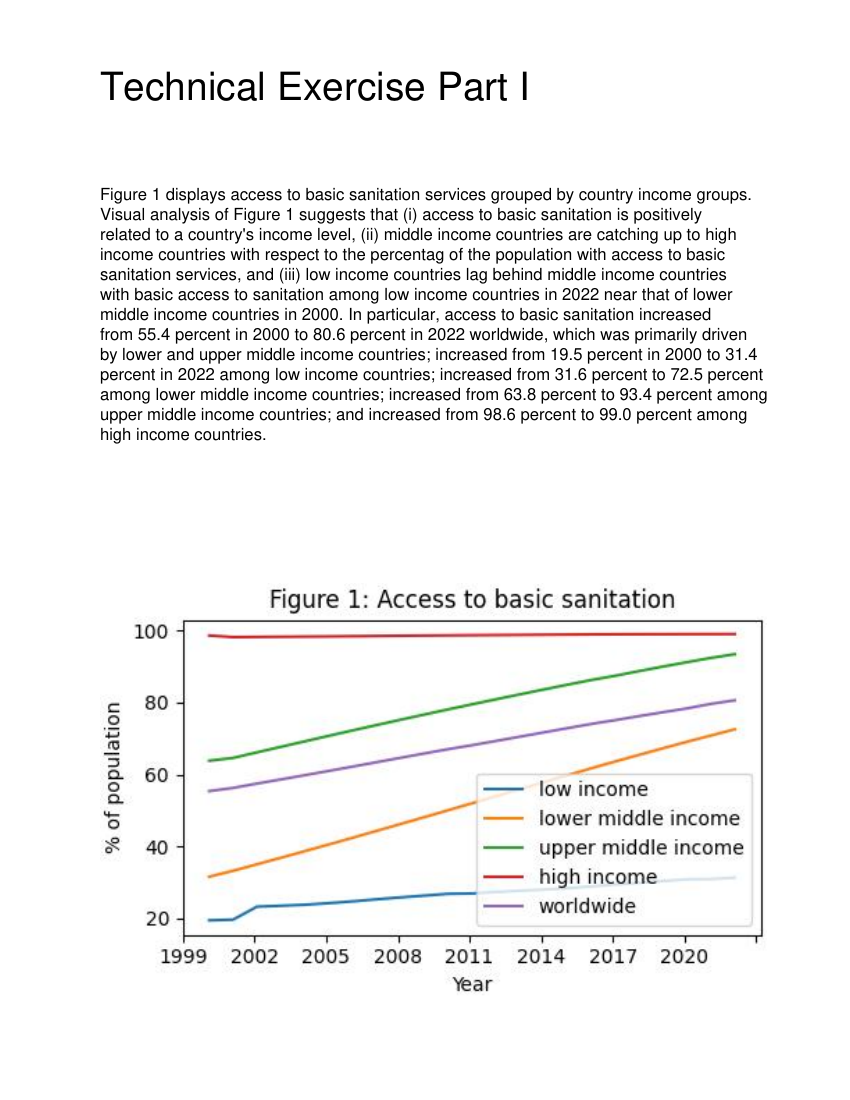

Here is the Python script that generated this plot:
import json
import time

import requests
import numpy as np
import pandas as pd
import pyarrow as pa
import matplotlib.pyplot as plt

from reportlab.pdfgen import canvas
from reportlab.lib import colors, units
from reportlab.lib.pagesizes import letter


def query_data():
    '''this function returns json data from the api response'''
    pg = 1
    pp = 20000
    urls = [
        f"https://api.worldbank.org/v2/country/all/indicators/SH.STA.BASS.ZS?date=1960:2024&source=2&format=json&per_page={pp}&page={pg}",
    ]

    # variables for info on pages and entries from api response 
    data = []
    total = 0

    for url in urls:
        req = requests.get(url)
        if req.status_code != requests.codes.ok:
            print(f"request error {req.status_code}")

        # get data from api response
        resp = req.json()

        # get info on pages and entries from api response
        pages, entries = resp[0]['pages'], resp[0]['total']
        total += entries
        print(f"{pages} pages with {entries} entries")

        # append data entries from api response
        objs = resp[1]
        print(f"response has {len(objs)} objects")
        for i in range(len(objs)):
            objs[i]["country_id"] = objs[i]["country"]["id"]
            data.append(objs[i])
        time.sleep(2) # respect possible api rate limits

    return data

def load_data(fp):
    '''this function returns json data from a json file'''
    with open(fp, "r") as source:
        data = json.load(source)

    return data

def wrangle_data(data):
    '''this function returns the data as a useful dataframe'''
    df = pd.DataFrame(data)
    df = df.set_index(["date"])

    # get list of countries
    countries = sorted(set(df["country_id"]))

    # create sub dataframe for analysis
    sub = pd.DataFrame()

    # concat series for each country as column
    for country in countries:
        ds = df["value"][df["country_id"] == country]
        sub = pd.concat([sub, ds.rename(country)], axis=1)
    sub.sort_index(inplace=True)

    return sub

def visualize_data(df, jpg):
    '''this function generates the figure & saves as a png'''
    fig, ax = plt.subplots(figsize=(4.8,3), layout='constrained')
    ax.plot(df.index, df['XM'], label='low income')
    ax.plot(df.index, df['XN'], label='lower middle income')
    ax.plot(df.index, df['XT'], label='upper middle income')
    ax.plot(df.index, df['XD'], label='high income')
    ax.plot(df.index, df['1W'], label='worldwide')
    ax.set_xlabel('Year')
    xstart, xend = ax.get_xlim()
    ax.xaxis.set_ticks(np.arange(xstart, xend, 3))
    ax.set_ylabel('% of population')
    ax.set_title('Figure 1: Access to basic sanitation')
    ax.legend(loc="best")

    plt.savefig(jpg)

def report_data(jpg):
    '''this function generates a pdf report with a png image'''
    file_name = "TechnicalExercisePartI.pdf"
    doc_title = 'Technical Exercise Part I'
    title = 'Technical Exercise Part I'
    #sub_title = 'Explore relations among access to sanitaion across time and country income groups'
    doc_text = [
        "Figure 1 displays access to basic sanitation services grouped by country income groups. ",
        "Visual analysis of Figure 1 suggests that (i) access to basic sanitation is positively ",
        "related to a country's income level, (ii) middle income countries are catching up to high ",
        "income countries with respect to the percentag of the population with access to basic ",
        "sanitation services, and (iii) low income countries lag behind middle income countries ",
        "with basic access to sanitation among low income countries in 2022 near that of lower ",
        "middle income countries in 2000. In particular, access to basic sanitation increased ",
        "from 55.4 percent in 2000 to 80.6 percent in 2022 worldwide, which was primarily driven ",
        "by lower and upper middle income countries; increased from 19.5 percent in 2000 to 31.4 ",
        "percent in 2022 among low income countries; increased from 31.6 percent to 72.5 percent ",
        "among lower middle income countries; increased from 63.8 percent to 93.4 percent among ",
        "upper middle income countries; and increased from 98.6 percent to 99.0 percent among ",
        "high income countries.",
    ]
    #doc_image = "chart.jpg"

    # create pdf object & set document title
    pdf = canvas.Canvas(file_name, pagesize=letter)
    pdf.setTitle(doc_title)

    # insert title
    pdf.setFont('Helvetica', 28)
    pdf.drawString(1*units.inch, 10*units.inch, title)

    ## insert subtitle
    #pdf.setFont('Helvetica', 14)
    #pdf.drawString()

    # insert document text
    text = pdf.beginText(1*units.inch, 9*units.inch)
    text.setFont('Helvetica', 12)
    for line in doc_text:
        text.textLine(line)
    pdf.drawText(text)

    # insert document image
    pdf.drawInlineImage(jpg, 1*units.inch, 1*units.inch)

    # save the pdf object to a file
    pdf.showPage()
    pdf.save()


# run program to generate report
data = query_data()
df = wrangle_data(data)
visualize_data(df, "fig1.jpg")
report_data("fig1.jpg")
